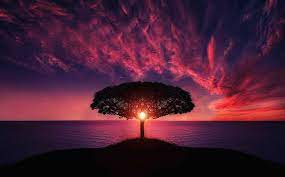
#> input picture practice/opencv-python-learn/imgs/a.jpg, 285 x 177 px, found by its file name
$ python a.py
#> lines starting #> are read from the running program, lines starting #| are printed output that depends on the picture
import cv2
import numpy as np
img = cv2.imread('./imgs/a.jpg')
#> img is the input picture: shape (177, 285, 3); mean B, G, R 51.6, 30.5, 73.5
width = 1200
height = 450
resized_image = cv2.resize(img, (width, height))
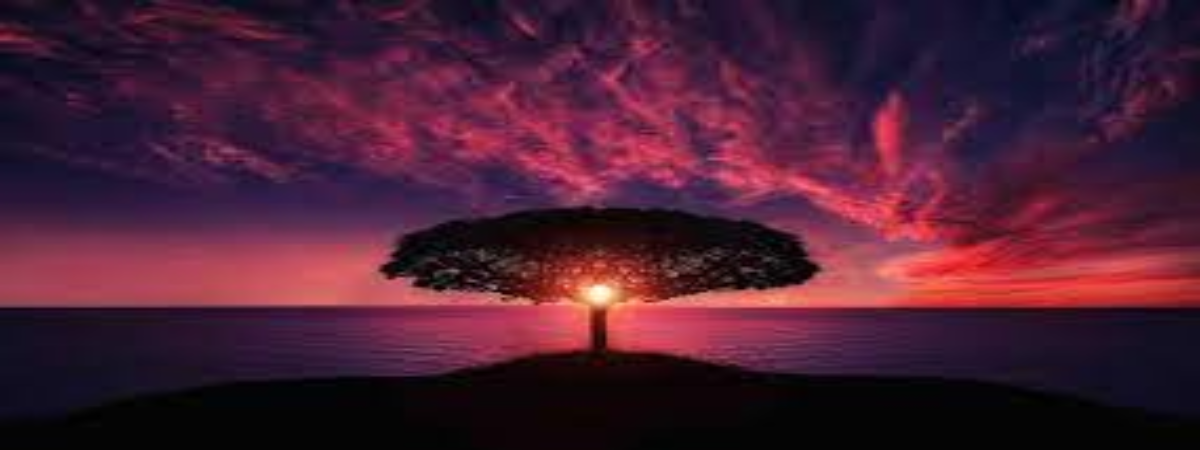
#> resized_image: shape (450, 1200, 3); mean B, G, R 51.5, 30.4, 73.4

# Rotating the image by 45 degrees
rotation_matrix = cv2.getRotationMatrix2D((width / 2, height / 2), 45, 1)
rotated_image = cv2.warpAffine(resized_image, rotation_matrix, (width, height))
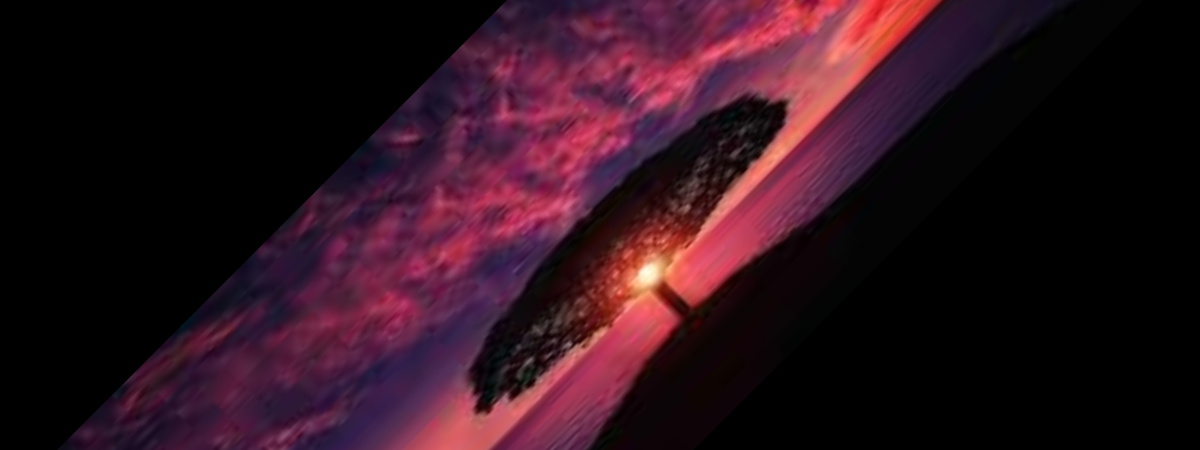
#> rotated_image: shape (450, 1200, 3); mean B, G, R 28.6, 17.9, 44.6

# Displaying the resized and rotated images
cv2.imshow('Resized Image', resized_image)
cv2.imshow('Rotated Image', rotated_image)


# [22 lines of commented-out code are left out]

cv2.waitKey(0)
cv2.destroyAllWindows()

$ run again, with practice/opencv-python-learn/imgs/c.jpg copied over practice/opencv-python-learn/imgs/a.jpg
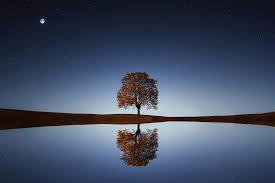
#> input picture practice/opencv-python-learn/imgs/c.jpg, 275 x 183 px, found by its file name
#> img is the input picture: shape (183, 275, 3); mean B, G, R 98.6, 76.7, 65.5
#> `resized_image = cv2.resize(img, (width, height))`:
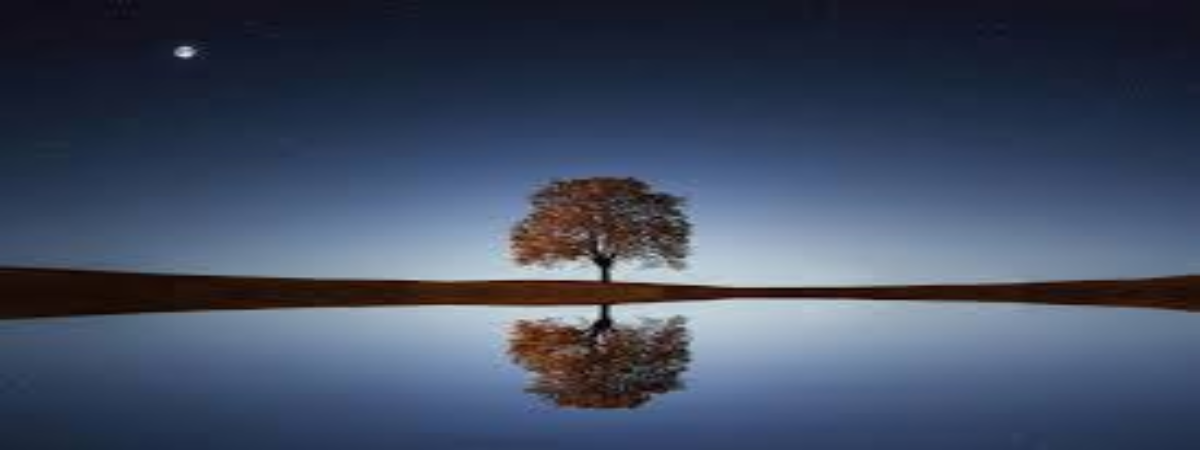
#> resized_image: shape (450, 1200, 3); mean B, G, R 98.5, 76.6, 65.4
#> `rotated_image = cv2.warpAffine(resized_image, rotation_matrix, (width,..`:
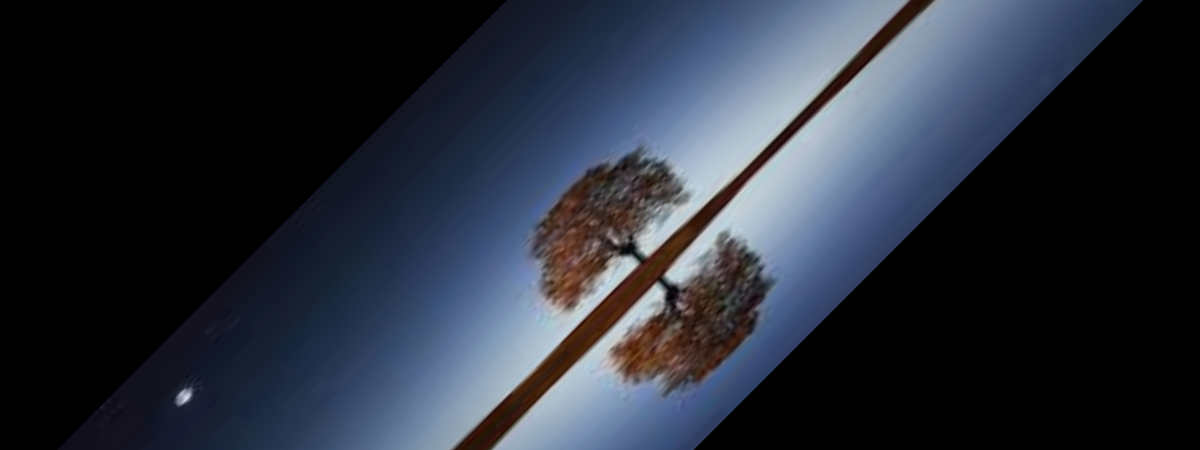
#> rotated_image: shape (450, 1200, 3); mean B, G, R 57.3, 45.9, 40.3

$ run again, with practice/opencv-python-learn/imgs/d.jpg copied over practice/opencv-python-learn/imgs/a.jpg
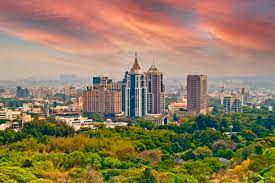
#> input picture practice/opencv-python-learn/imgs/d.jpg, 275 x 183 px, found by its file name
#> img is the input picture: shape (183, 275, 3); mean B, G, R 93, 123, 144.6
#> `resized_image = cv2.resize(img, (width, height))`:
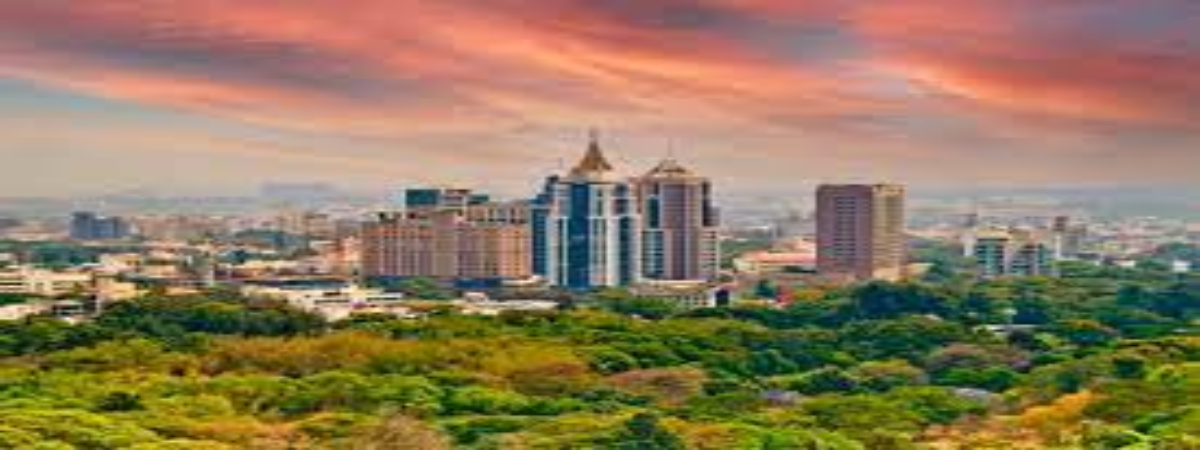
#> resized_image: shape (450, 1200, 3); mean B, G, R 92.9, 122.9, 144.5
#> `rotated_image = cv2.warpAffine(resized_image, rotation_matrix, (width,..`:
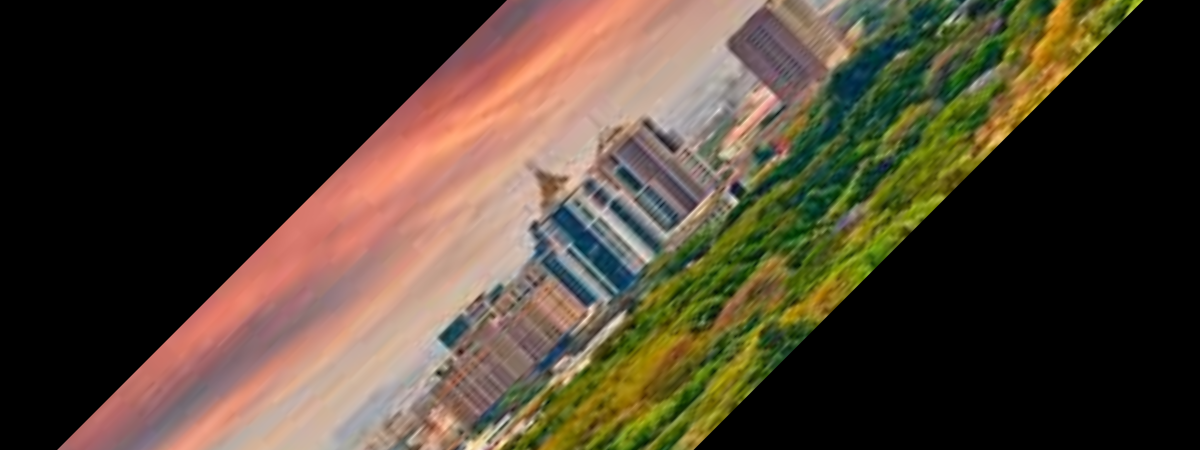
#> rotated_image: shape (450, 1200, 3); mean B, G, R 48.9, 64.3, 76.6
